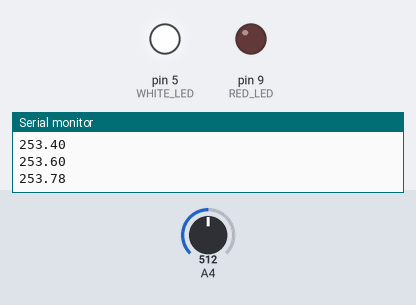
A sketch run on a simulated Arduino Uno, built with avr-gcc and run on an emulated ATmega328P. Shown: output pins drawn as LEDs (lit = HIGH), the last lines printed to the serial monitor. The inputs (shaded band) are chosen by the test bench; at power-on: A4 = 512.

Above: at 1.2 s.
1.3 s: A4 set to 132
2.8 s: A4 set to 113
At 3.88 s:
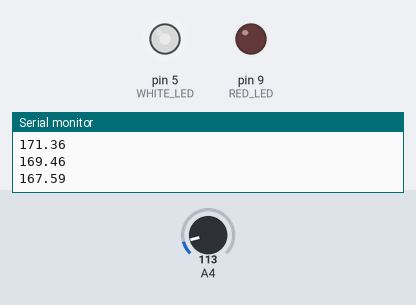
At 5.11 s:
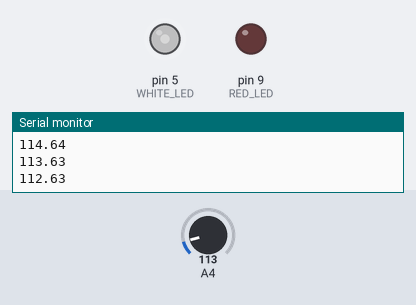
5.8 s: A4 set to 122
Timing chart, 0 to 8.8 s (numbered marks = the images above; inputs shaded):
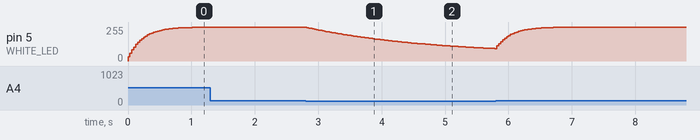

The sketch:

coopLightTest.ino
```cpp
// variable for slow transitions
float outputValue = 0.0;

// for changing between testing modes
int testMode = 2;

int RED_LED = 9;
int WHITE_LED = 5;

// the setup routine runs once when you press reset:
void setup() {
  // initialize serial communication at 9600 bits per second:
  Serial.begin(9600);
}

// the loop routine runs over and over again forever:
void loop() {
  // read the input on analog pin 0:
  int sensorValue = analogRead(A4);


  if (testMode == 1) {
    int desiredValue = 0;

    // keep one the light on
    analogWrite(WHITE_LED, 50);

    // if someone is detected
    if (sensorValue > 120) {
      // set the output value to the maximum
      desiredValue = 255;

      // smoothly transition towards the max value
      float dif = desiredValue - outputValue;
      if (abs(dif) > 1.0) {
        outputValue = outputValue + dif / 8.0;
      }
    } else {
      // set the output value to the maximum
      desiredValue = 0;

      // smoothly transition towards the max value
      float dif = desiredValue - outputValue;
      if (abs(dif) > 1.0) {
        outputValue = outputValue + dif / 64.0;
      }
    }

    // change the analog out value:
    analogWrite(RED_LED, outputValue);
    // print out the value you read:
    Serial.println(outputValue);
    delay(30);        // delay in between reads for stability
  }
  else if (testMode == 2) {
    int desiredValue = 50;

    // keep one the light on
    analogWrite(RED_LED, 0);

    // if someone is detected
    if (sensorValue > 120) {
      // set the output value to the maximum
      desiredValue = 255;

      // smoothly transition towards the max value
      float dif = desiredValue - outputValue;
      if (abs(dif) > 1.0) {
        outputValue = outputValue + dif / 8.0;
      }
    } else {
      // set the output value to the maximum
      desiredValue = 50;

      // smoothly transition towards the max value
      float dif = desiredValue - outputValue;
      if (abs(dif) > 1.0) {
        outputValue = outputValue + dif / 64.0;
      }
    }

    // change the analog out value:
    analogWrite(WHITE_LED, outputValue);
    // print out the value you read:
    Serial.println(outputValue);
    delay(30);        // delay in between reads for stability
  }
}
```

Measured:
- the behaviour switches between 121 and 120 on A4 (found by bisection; images 0 and 1)
- after the input at 2.8 s, pin 5 (WHITE_LED): moves from 254/255 to 93/255 over 3.0 s, starting at once
